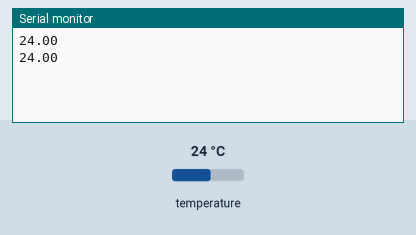
Recording of a sketch running on a simulated Arduino Uno, built with avr-gcc and run on an emulated ATmega328P. On the bench: the last lines printed to the serial monitor. Inputs (shaded band) come from the test bench; at power-on: temperature 24 °C.

Above: at 12.3 s.
12.4 s: temperature set to 12 °C
At 18.1 s:
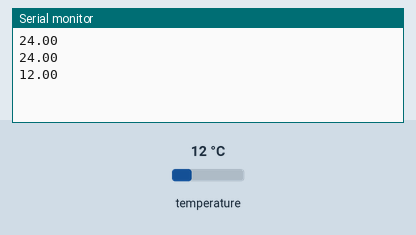
21.0 s: temperature set to 19 °C
At 23.7 s:
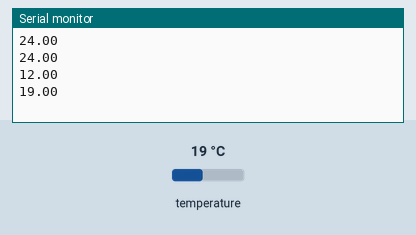
Timing chart, 0 to 25.2 s (numbered marks = the images above; inputs shaded):
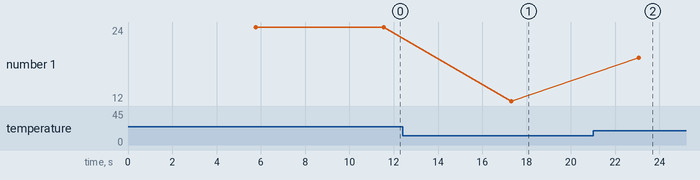

Measured:
- after the input at 12.4 s, the serial monitor: prints a new line after 4.9 s (image 1)
- after the input at 21.0 s, the serial monitor: prints a new line after 2.1 s (image 2)
- plotted number 1: 24 → 12 after the input at 12.4 s, 12 → 19 after the input at 21.0 s

The sketch:

test.ino
```cpp
// Include the required Arduino libraries:
#include <OneWire.h>
#include <DallasTemperature.h>

#define ONE_WIRE_BUS 13

OneWire oneWire(ONE_WIRE_BUS);

DallasTemperature sensor(&oneWire);

void setup() {
  Serial.begin(9600) ;
  sensor.begin();
}

void loop() {
  sensor.requestTemperatures();
  delay(5000);
  float tempC = sensor.getTempCByIndex(0);
  Serial.println(tempC);
}
```
